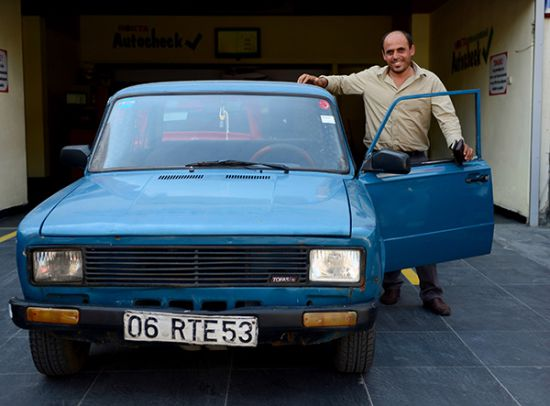
#> input picture plaka.jpg, 550 x 406 px
$ python '17-) Resim Filtreleme İşlemleri.py'
#> lines starting #> are read from the running program, lines starting #| are printed output that depends on the picture
#Resim Filtreleme İşlemleri
# Bulurlama
import cv2
import numpy as np
img = cv2.imread("plaka.jpg")
#> img is the input picture: shape (406, 550, 3); mean B, G, R 85.6, 75.6, 61.4
img_bird_eye = cv2.imread("birdeye.jpg")
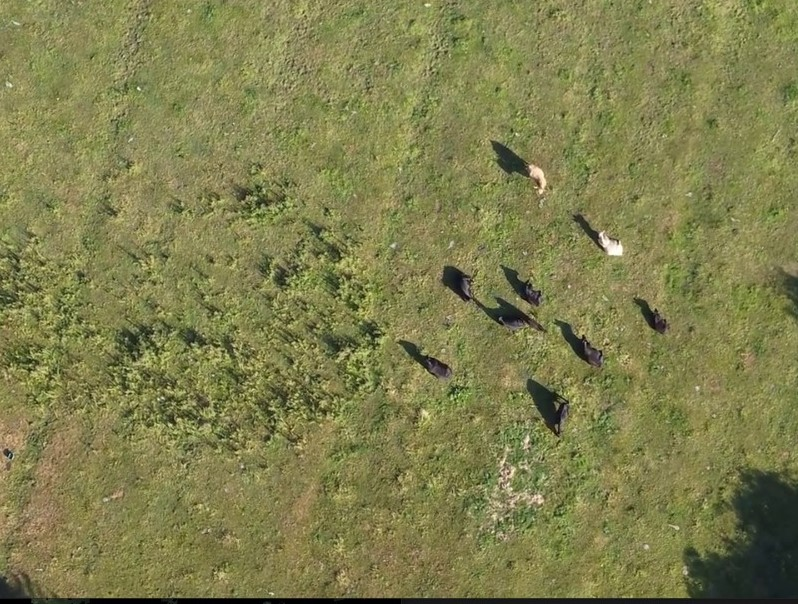
#> input picture birdeye.jpg, 798 x 604 px
#> img_bird_eye is the input picture: shape (604, 798, 3); mean B, G, R 77.7, 127.4, 127.7

blr = cv2.blur(img, (5, 5))# Bulurlama
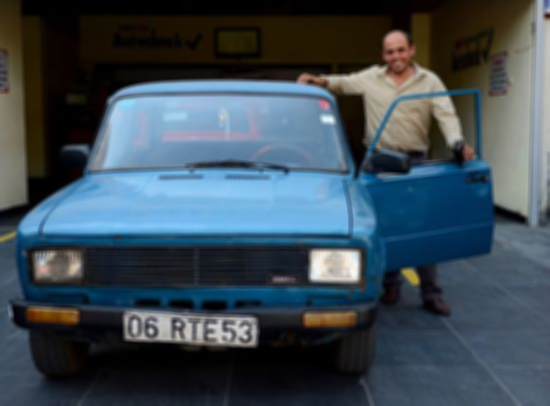
#> blr: shape (406, 550, 3); mean B, G, R 85.6, 75.6, 61.4
gb = cv2.GaussianBlur(img, (5,5), cv2.BORDER_DEFAULT)#Gaussian Blurlama. Burda sayılar tek olmalı
mb = cv2.medianBlur(img, 15)#Median Blur. Yine tek sayı girilmesi lazım
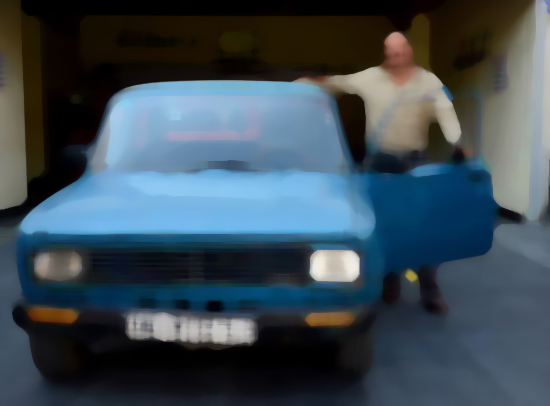
#> mb: shape (406, 550, 3); mean B, G, R 85.8, 75.7, 60.7
img_bird_eye_median_blur = cv2.medianBlur(img_bird_eye, 15)
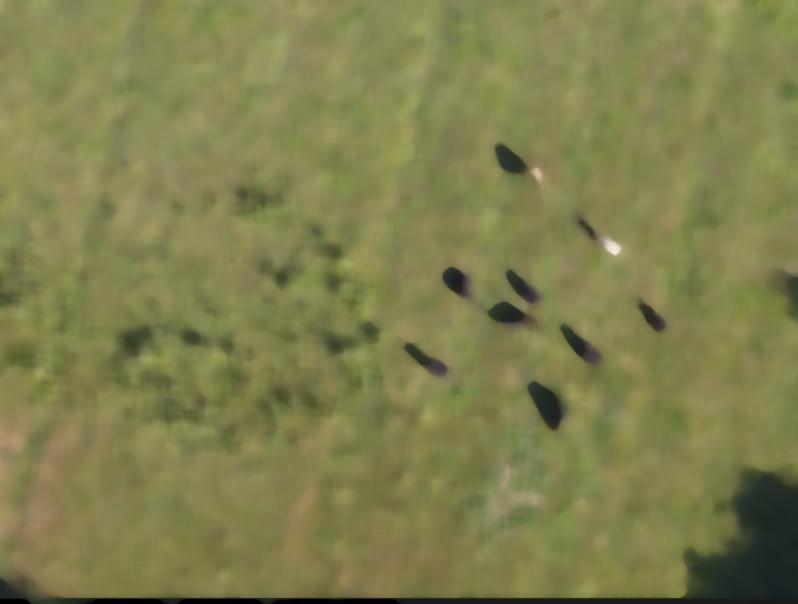
#> img_bird_eye_median_blur: shape (604, 798, 3); mean B, G, R 77.6, 127.5, 127.8
img_bird_eye_bilateral_blur = cv2.bilateralFilter(img_bird_eye,9,75,75)

'''
cv2.imshow("normal", img)
cv2.imshow("blurlanmis", blr)
cv2.imshow("gaussian blur", gb)
cv2.imshow("median blur", mb)
cv2.imshow("birdeye", img_bird_eye_median_blur)
'''
cv2.imshow("bilateral blur", img_bird_eye_bilateral_blur)

cv2.waitKey(0)
cv2.destroyAllWindows()
